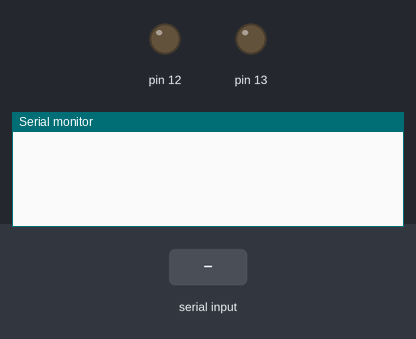
Recording of a sketch running on a simulated Arduino Uno, built with avr-gcc and run on an emulated ATmega328P. Shown: output pins drawn as LEDs (lit = HIGH), the last lines printed to the serial monitor. Inputs (shaded band) come from the test bench. EEPROM starts erased.

Above: at 1.2 s.
1.3 s: "1" received over Serial
At 2.9 s:
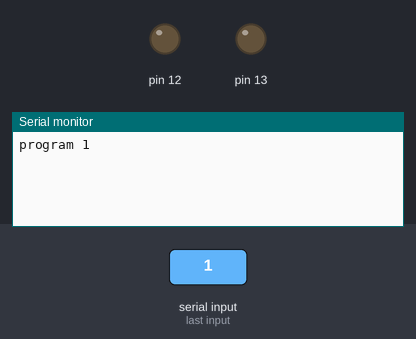
3.8 s: "info" received over Serial
At 6.3 s:
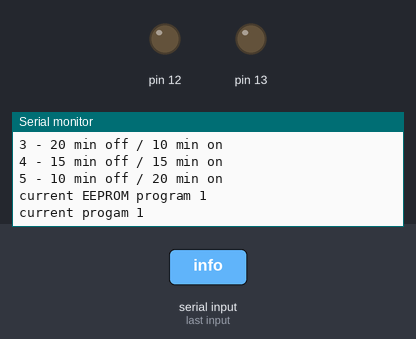
Timing chart, 0 to 7.8 s (numbered marks = the images above; inputs shaded):
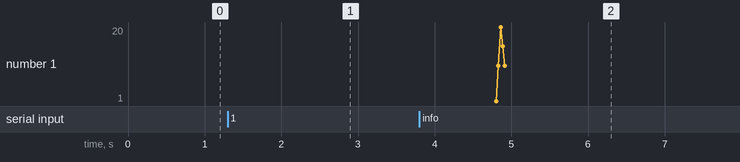

The sketch:

WasteWaterPumpControl.ino
```cpp
#include <EEPROM.h>
int buttonPin = 2;

int val ;
int val2 ;
unsigned long previousMillis = 0;
long interval_1 = 1000;
long interval_2 = 5000;
int btnpress =0 ;
int timer_1 = 0;
String read = "";
void setup()
{
	Serial.begin(9600);
	pinMode(buttonPin, INPUT);

	pinMode(13, OUTPUT);
	pinMode(12, OUTPUT);
	btnpress = EEPROM.read(0);
}

void loop()
{
	unsigned long currentMillis = millis();
	if (currentMillis - previousMillis >= interval_1) {
		previousMillis = currentMillis;
		timer_1++;
	}
	while (Serial.available() > 0) {
		read = Serial.readString();

		if (read == "1")
		{
			btnpress = 1;
			Serial.println("program 1");
			EEPROM.write(0, 1);
		}
		if (read == "2")
		{
			btnpress = 2;
			Serial.println("program 2");
			EEPROM.write(0, 2);

		}
		if (read == "3")
		{
			btnpress = 3;
			Serial.println("program 3");
			EEPROM.write(0, 3);
		}
		if (read == "4")
		{
			btnpress = 4;
			Serial.println("program 4");
			EEPROM.write(0, 4);
		}
		if (read == "5")
		{
			btnpress = 5;
			Serial.println("program 5");
			EEPROM.write(0, 5);
		}
		if (read == "info")
		{
			Serial.println("1 - 1 min off / 1 min on");
			Serial.println("2 - 10 min off / 5 min on");
			Serial.println("3 - 20 min off / 10 min on");
			Serial.println("4 - 15 min off / 15 min on");
			Serial.println("5 - 10 min off / 20 min on");
			Serial.print("current EEPROM program ");
			Serial.println(EEPROM.read(0));
			Serial.print("current progam ");
			Serial.println(btnpress);
		}
	}

	switch (btnpress)
	{
	case 1:
		if (timer_1 == 60) {
			digitalWrite(13, HIGH);
			digitalWrite(12, HIGH);

		}
		else if (timer_1 >= 60*2)
		{
			timer_1 = 0;
			digitalWrite(13, LOW);
			digitalWrite(12, LOW);
		}

		break;
	case 2:
		if (timer_1 == 60*10) {
			digitalWrite(13, HIGH);
			digitalWrite(12, HIGH);

		}
		else if (timer_1 >= 60*15)
		{
			timer_1 = 0;
			digitalWrite(13, LOW);
			digitalWrite(12, LOW);
		}

		break;
	case 3:
		if (timer_1 == 60*20) {
			digitalWrite(13, HIGH);
			digitalWrite(12, HIGH);

		}
		else if (timer_1 >= 60*30)
		{
			timer_1 = 0;
			digitalWrite(13, LOW);
			digitalWrite(12, LOW);
		}

		break;
	case 4:
		if (timer_1 == 60*15) {
			digitalWrite(13, HIGH);
			digitalWrite(12, HIGH);

		}
		else if (timer_1 >= 60*30)
		{
			timer_1 = 0;
			digitalWrite(13, LOW);
			digitalWrite(12, LOW);
		}

		break;
	case 5:
		if (timer_1 == 60*10) {
			digitalWrite(13, HIGH);
			digitalWrite(12, HIGH);

		}
		else if (timer_1 >= 60*30)
		{
			timer_1 = 0;
			digitalWrite(13, LOW);
			digitalWrite(12, LOW);
		}

		break;
	default:
		digitalWrite(13, LOW);
		digitalWrite(12, LOW);
		break;
	}

	}

  /* add main program code here */
```

Measured:
- after the input at 1.3 s, the serial monitor: prints a new line after 1.0 s (image 1)
- after the input at 3.8 s, the serial monitor: prints a new line after 1.0 s (image 2)
